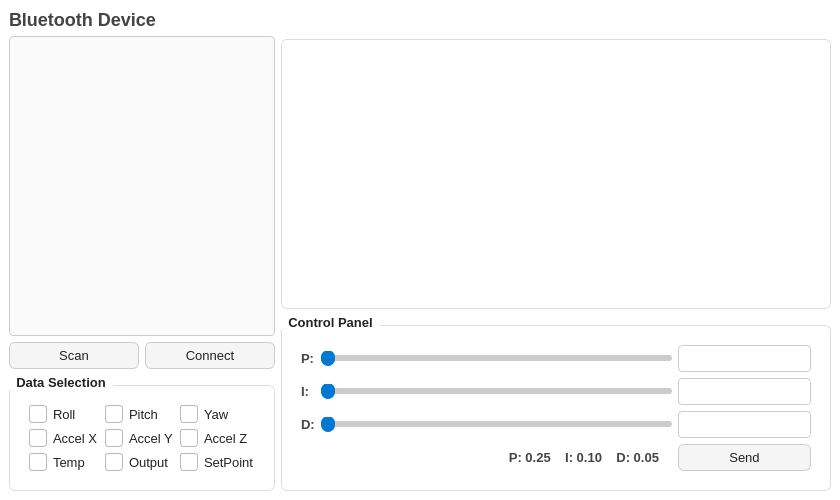
<?xml version="1.0" encoding="UTF-8"?>
<ui version="4.0">
 <class>MainWindow</class>
 <widget class="QMainWindow" name="MainWindow">
  <property name="geometry">
   <rect>
    <x>0</x>
    <y>0</y>
    <width>840</width>
    <height>500</height>
   </rect>
  </property>
  <property name="windowTitle">
   <string>PIDLab</string>
  </property>
  <property name="styleSheet">
   <string notr="true">QMainWindow {
    background-color: #ffffff;
}

QWidget {
    background-color: #ffffff;
    font-family: 'Segoe UI', sans-serif;
    font-size: 10pt;
    color: #222;
}

QGroupBox {
    border: 1px solid #ddd;
    border-radius: 6px;
    margin-top: 10px;
    font-weight: bold;
    padding: 10px;
}

QGroupBox::title {
    subcontrol-origin: margin;
    subcontrol-position: top left;
    padding: 0 5px;
    font-size: 11pt;
}

QLabel {
    color: #444;
    font-weight: 500;
}

QPushButton {
    background-color: #f5f5f5;
    border: 1px solid #ccc;
    border-radius: 6px;
    padding: 5px 12px;
}

QPushButton:hover {
    background-color: #e6e6e6;
}

QPushButton:pressed {
    background-color: #d6d6d6;
}

QListWidget {
    border: 1px solid #ccc;
    border-radius: 4px;
    padding: 4px;
    background-color: #fafafa;
}

QListWidget::item:selected {
    background-color: #d0e7ff;
    color: #000;
}

QSlider::groove:horizontal {
    height: 6px;
    background: #ccc;
    border-radius: 3px;
}

QSlider::handle:horizontal {
    background: #0078d4;
    width: 14px;
    border-radius: 7px;
    margin: -5px 0;
}

QLineEdit {
    border: 1px solid #ccc;
    border-radius: 4px;
    padding: 4px;
}

QCheckBox {
    spacing: 6px;
}

QCheckBox::indicator {
    width: 16px;
    height: 16px;
    border-radius: 3px;
    border: 1px solid #bbb;
    background: white;
}

QCheckBox::indicator:checked {
    background-color: #0078d4;
    border: 1px solid #0078d4;
    image: url(:/resources/check-white.png);
}

QLabel#lblBluetooth {
    font-size: 18px;
    font-weight: bold;
}

QLabel#labelPID {
    margin-right: 10px;
}
</string>
  </property>
  <widget class="QWidget" name="centralwidget">
   <layout class="QHBoxLayout" name="horizontalLayout" stretch="1,3">
    <item>
     <layout class="QVBoxLayout" name="leftPanel">
      <item>
       <widget class="QLabel" name="lblBluetooth">
        <property name="font">
         <font>
          <family>Segoe UI</family>
          <pointsize>-1</pointsize>
          <bold>true</bold>
         </font>
        </property>
        <property name="text">
         <string>Bluetooth Device</string>
        </property>
       </widget>
      </item>
      <item>
       <widget class="QListWidget" name="listDevices"/>
      </item>
      <item>
       <layout class="QHBoxLayout" name="connectPanel">
        <item>
         <widget class="QPushButton" name="btnScan">
          <property name="text">
           <string>Scan</string>
          </property>
         </widget>
        </item>
        <item>
         <widget class="QPushButton" name="btnConnect">
          <property name="text">
           <string>Connect</string>
          </property>
         </widget>
        </item>
       </layout>
      </item>
      <item>
       <widget class="QGroupBox" name="groupBox">
        <property name="title">
         <string>Data Selection</string>
        </property>
        <layout class="QGridLayout" name="gridLayout_2" rowstretch="0,0,0" columnstretch="1,1,1">
         <item row="1" column="1">
          <widget class="QCheckBox" name="checkAccelY">
           <property name="text">
            <string>Accel Y</string>
           </property>
          </widget>
         </item>
         <item row="1" column="2">
          <widget class="QCheckBox" name="checkAccelZ">
           <property name="text">
            <string>Accel Z</string>
           </property>
          </widget>
         </item>
         <item row="0" column="1">
          <widget class="QCheckBox" name="checkPitch">
           <property name="text">
            <string>Pitch</string>
           </property>
          </widget>
         </item>
         <item row="0" column="2">
          <widget class="QCheckBox" name="checkYaw">
           <property name="text">
            <string>Yaw</string>
           </property>
          </widget>
         </item>
         <item row="1" column="0">
          <widget class="QCheckBox" name="checkAccelX">
           <property name="text">
            <string>Accel X</string>
           </property>
          </widget>
         </item>
         <item row="0" column="0">
          <widget class="QCheckBox" name="checkRoll">
           <property name="text">
            <string>Roll</string>
           </property>
          </widget>
         </item>
         <item row="2" column="0">
          <widget class="QCheckBox" name="checkTemp">
           <property name="text">
            <string>Temp</string>
           </property>
          </widget>
         </item>
         <item row="2" column="1">
          <widget class="QCheckBox" name="checkOutput">
           <property name="text">
            <string>Output</string>
           </property>
          </widget>
         </item>
         <item row="2" column="2">
          <widget class="QCheckBox" name="checkSetPoint">
           <property name="text">
            <string>SetPoint</string>
           </property>
          </widget>
         </item>
        </layout>
       </widget>
      </item>
     </layout>
    </item>
    <item>
     <layout class="QVBoxLayout" name="rightPanel" stretch="0,2,1">
      <item>
       <spacer name="verticalSpacer">
        <property name="orientation">
         <enum>Qt::Orientation::Vertical</enum>
        </property>
        <property name="sizeHint" stdset="0">
         <size>
          <width>20</width>
          <height>20</height>
         </size>
        </property>
       </spacer>
      </item>
      <item>
       <widget class="QGroupBox" name="grpPlot">
        <property name="title">
         <string/>
        </property>
        <layout class="QVBoxLayout" name="plotLayout">
         <item>
          <widget class="QWidget" name="plotWidgetContainer" native="true"/>
         </item>
        </layout>
       </widget>
      </item>
      <item>
       <widget class="QGroupBox" name="grpControl">
        <property name="title">
         <string>Control Panel</string>
        </property>
        <layout class="QGridLayout" name="controlLayout">
         <item row="1" column="0">
          <widget class="QLabel" name="labelI">
           <property name="text">
            <string>I:</string>
           </property>
          </widget>
         </item>
         <item row="2" column="0">
          <widget class="QLabel" name="labelD">
           <property name="text">
            <string>D:</string>
           </property>
          </widget>
         </item>
         <item row="1" column="1">
          <widget class="QSlider" name="sliderI">
           <property name="orientation">
            <enum>Qt::Orientation::Horizontal</enum>
           </property>
          </widget>
         </item>
         <item row="0" column="2">
          <widget class="QLineEdit" name="lineP"/>
         </item>
         <item row="2" column="1">
          <widget class="QSlider" name="sliderD">
           <property name="orientation">
            <enum>Qt::Orientation::Horizontal</enum>
           </property>
          </widget>
         </item>
         <item row="0" column="1">
          <widget class="QSlider" name="sliderP">
           <property name="sizePolicy">
            <sizepolicy hsizetype="Expanding" vsizetype="Fixed">
             <horstretch>6</horstretch>
             <verstretch>0</verstretch>
            </sizepolicy>
           </property>
           <property name="orientation">
            <enum>Qt::Orientation::Horizontal</enum>
           </property>
          </widget>
         </item>
         <item row="3" column="2">
          <widget class="QPushButton" name="btnSend">
           <property name="sizePolicy">
            <sizepolicy hsizetype="Expanding" vsizetype="Fixed">
             <horstretch>0</horstretch>
             <verstretch>0</verstretch>
            </sizepolicy>
           </property>
           <property name="text">
            <string>Send</string>
           </property>
          </widget>
         </item>
         <item row="0" column="0">
          <widget class="QLabel" name="labelP">
           <property name="text">
            <string>P:</string>
           </property>
          </widget>
         </item>
         <item row="2" column="2">
          <widget class="QLineEdit" name="lineD"/>
         </item>
         <item row="1" column="2">
          <widget class="QLineEdit" name="lineI"/>
         </item>
         <item row="3" column="1">
          <widget class="QLabel" name="labelPID">
           <property name="text">
            <string>P: 0.25    I: 0.10    D: 0.05</string>
           </property>
           <property name="alignment">
            <set>Qt::AlignmentFlag::AlignRight|Qt::AlignmentFlag::AlignTrailing|Qt::AlignmentFlag::AlignVCenter</set>
           </property>
          </widget>
         </item>
        </layout>
       </widget>
      </item>
     </layout>
    </item>
   </layout>
  </widget>
 </widget>
 <resources/>
 <connections/>
</ui>
